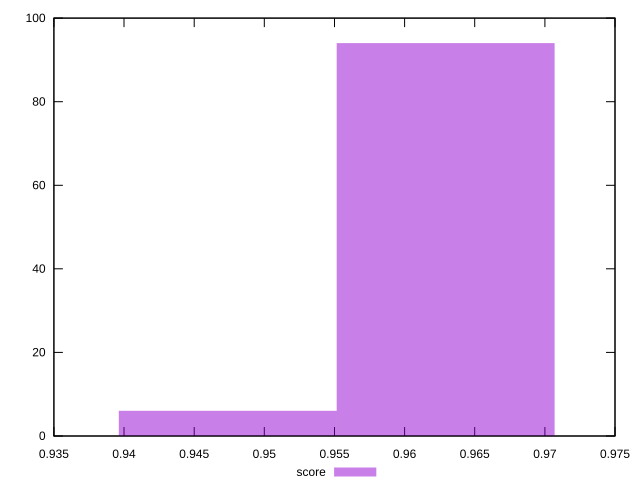

The script that saved this image:
reset
set terminal svg size 640, 490 enhanced background rgb 'white'
set output "reprap/first-contentful-paint/samples/pages+cached+noexternal+nosvg/score/histogram.svg"

$score <<EOF
0.9629241566233119 94
0.9473931218390649 6
EOF

set key outside below
set boxwidth 0.015531034784246965
set yrange [0:100]
set style fill transparent solid 0.5 noborder

plot \
  $score title "score" with boxes, \


reset
